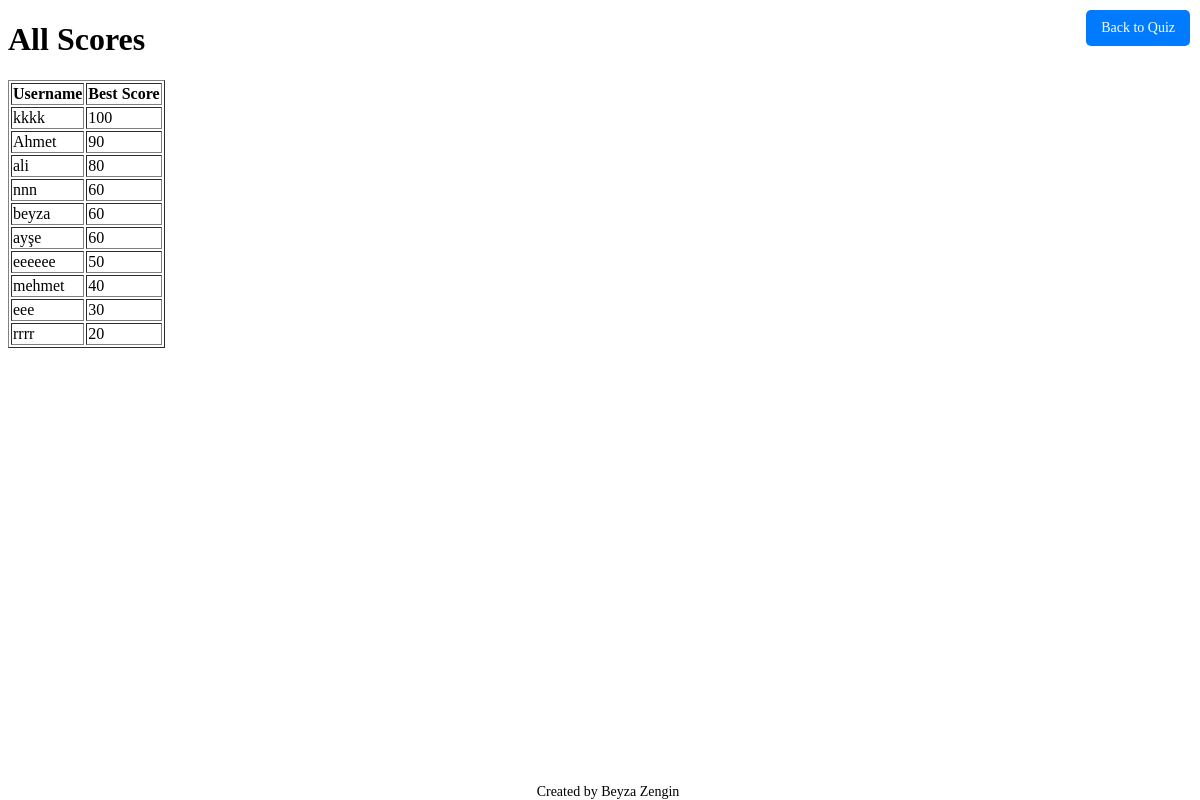
/scores, run on the app's committed database.
### tables this page shows
CREATE TABLE users (
    username TEXT PRIMARY KEY,  -- Her kullanıcı için yalnızca bir kayıt
    best_score INTEGER DEFAULT 0  -- Kullanıcının en yüksek skoru
);

### app.py (the view)
@app.route('/scores')
def scores():
    username = session.get('username', '')
    best_score = 0
    with get_db_connection() as conn:
        results = conn.execute('SELECT username, best_score FROM users ORDER BY best_score DESC').fetchall()
        if username:
            user = conn.execute('SELECT best_score FROM users WHERE username = ?', (username,)).fetchone()
            best_score = user['best_score'] if user else 0
    return render_template('scores.html', results=results, best_score=best_score)

### app.py (called while the page is built)
def get_db_connection():
    conn = sqlite3.connect('quiz.db')
    conn.row_factory = sqlite3.Row
    return conn

### templates/scores.html (shortened to what this page needs)
<!DOCTYPE html>
<html>
<head>
</head>
<body>
    <a href="/quiz" class="back-button">Back to Quiz</a>
    <h1>All Scores</h1>
    <table border="1">
        <tr>
            <th>Username</th>
            <th>Best Score</th>
        </tr>
        {% for result in results %}
        <tr>
            <td>{{ result.username }}</td>
            <td>{{ result.best_score }}</td>
        </tr>
        {% endfor %}
    </table>
    <footer>
        Created by Beyza Zengin
    </footer>
</body>
</html>

### templates/scores.html (style rules this page uses)
.back-button { position: absolute; top: 10px; right: 10px; background-color: #007bff; color: white; border: none; padding: 10px 15px; border-radius: 5px; font-size: 14px; text-decoration: none; cursor: pointer; }
footer { position: fixed; bottom: 0; width: 100%; text-align: center; font-size: 14px; color: #000; }

### data on the page
users: username "kkkk", best_score "100"
users: username "Ahmet", best_score "90"
users: username "ali", best_score "80"
users: username "nnn", best_score "60"
users: username "beyza", best_score "60"
users: username "ayşe", best_score "60"
users: username "eeeeee", best_score "50"
users: username "mehmet", best_score "40"
users: username "eee", best_score "30"
users: username "rrrr", best_score "20"
